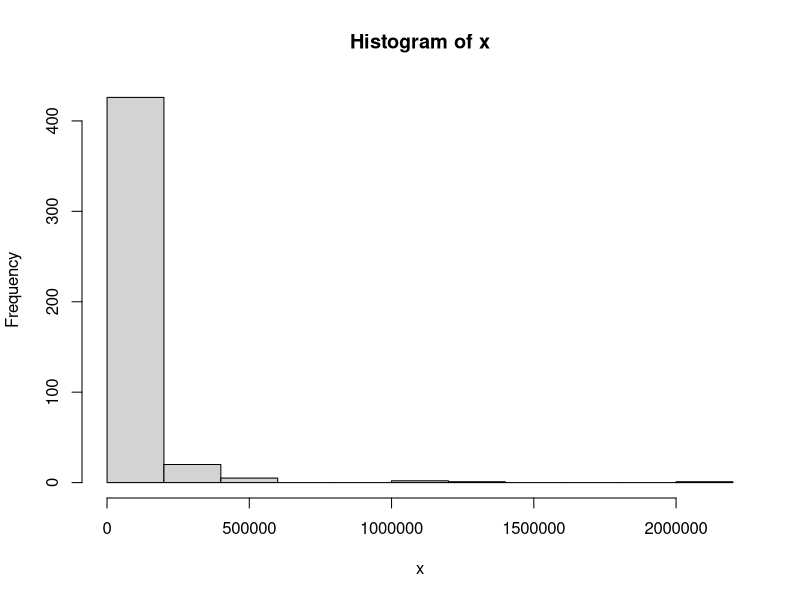
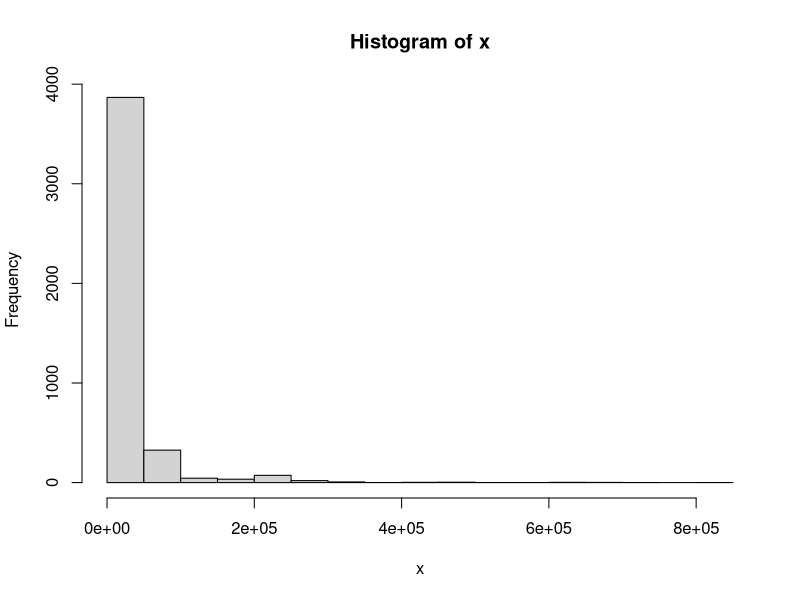
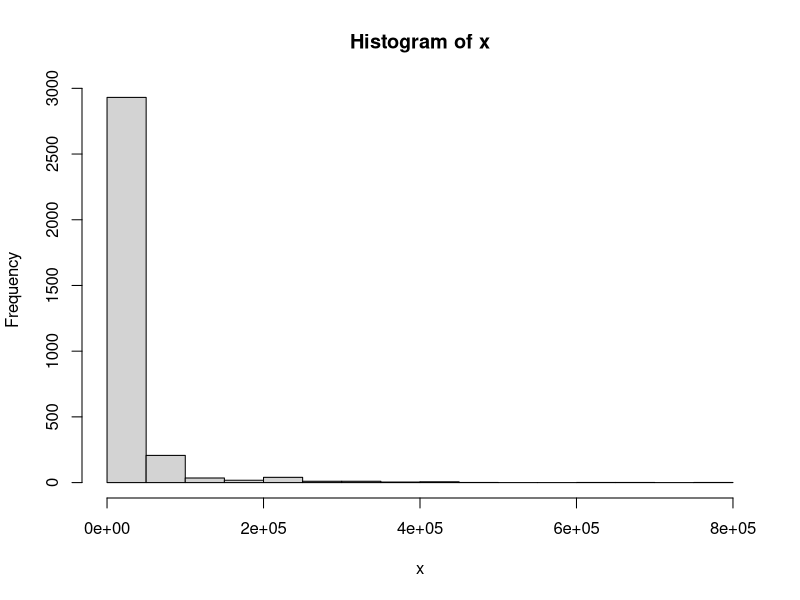
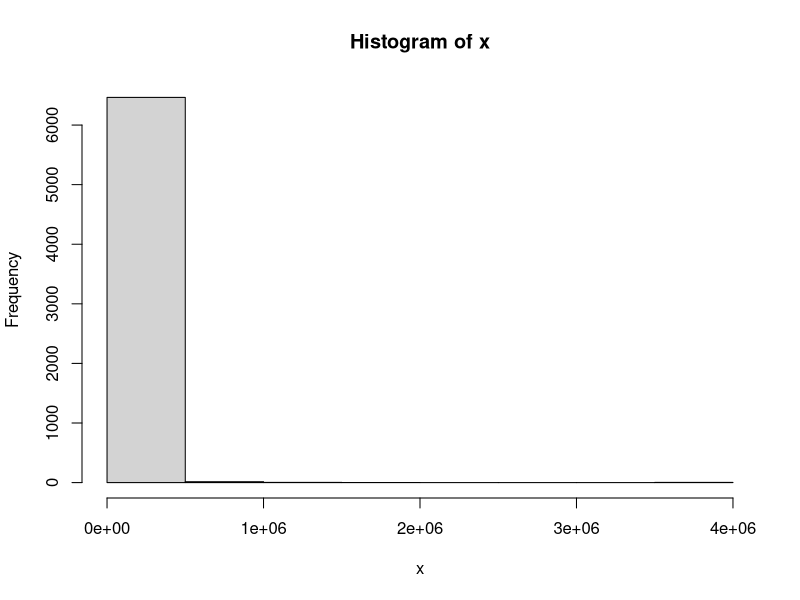
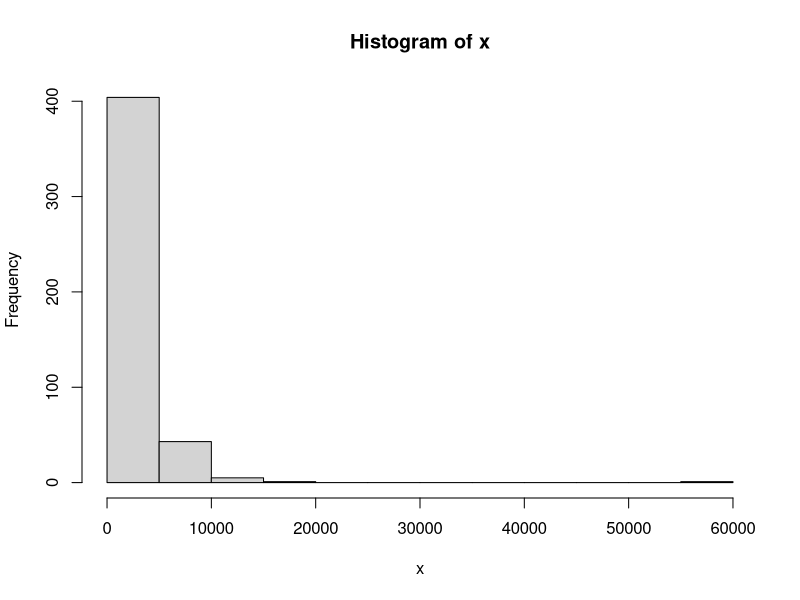
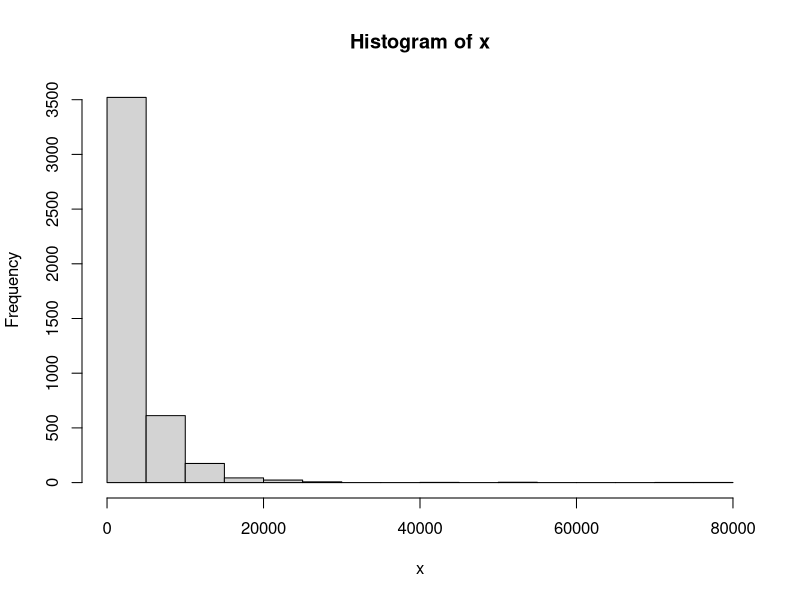
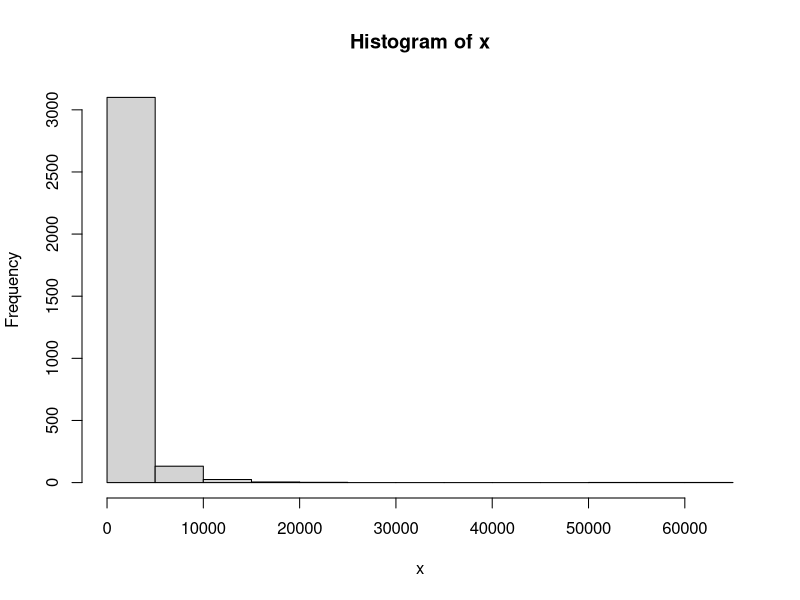
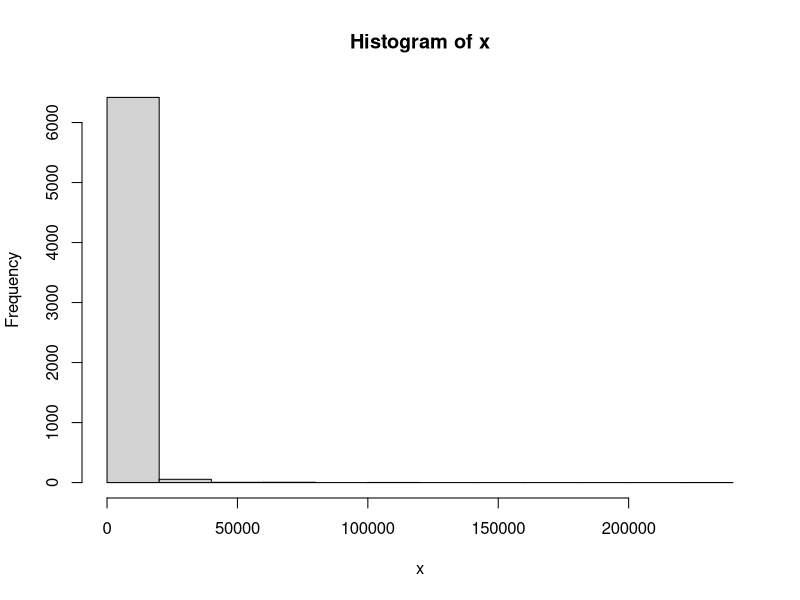

Write R code to recreate these figures, in order.
# Leitura do arquivo
data = read.table("atividade-maquinas-dsc.txt", header = TRUE)

# Funcoes de agregacao

aggregate.tempo <- function(ocioso, funcao.de.agregacao, ...) {
    tempo.por.laboratório = with(data[data$ociosa == ocioso, ],
                                 aggregate(intervalo,
                                           list(laboratorio),
                                           funcao.de.agregacao,
                                           ...)
                                 )
    colnames(tempo.por.laboratório) = c("laboratorio", "x")
    return(tempo.por.laboratório)
}

aggregate.tempo.ocupado <- function(funcao.de.agregacao, ...)
    aggregate.tempo(FALSE, funcao.de.agregacao, ...)

aggregate.tempo.ocioso <- function(funcao.de.agregacao, ...)
    aggregate.tempo(TRUE, funcao.de.agregacao, ...)


# Calculo dos dados da questao

summary.tempo <- function(ocioso) {
    #media
    media = aggregate.tempo(ocioso, mean)
    #mediana
    mediana = aggregate.tempo(ocioso, median)
    #minimo
    minimo = aggregate.tempo(ocioso, min)
    #maximo
    maximo = aggregate.tempo(ocioso, max)
    #1o quartil
    primeiro.quartil = aggregate.tempo(ocioso, quantile, prob = c(0.25))
    #3o quartil
    terceiro.quartil = aggregate.tempo(ocioso, quantile, prob = c(0.75))
    #5 percentil
    cinco.percentil = aggregate.tempo(ocioso, quantile, prob = c(0.05))
    #95 percentil
    noventa.e.cinco.percentil = aggregate.tempo(ocioso, quantile, prob = c(0.95))
    #desvio padrao
    desvio.padrao = aggregate.tempo(ocioso, sd)
    #IQR
    iqr = data.frame(primeiro.quartil$laboratorio, x = (terceiro.quartil$x - primeiro.quartil$x))

    summary.data = cbind(laboratorio = media$laboratorio,
                         media = media$x,
                         mediana = mediana$x,
                         minimo = minimo$x,
                         maximo = maximo$x,
                         primeiro.quartil = primeiro.quartil$x,
                         terceiro.quartil = terceiro.quartil$x,
                         cinco.percentil = cinco.percentil$x,
                         noventa.e.cinco.percentil = noventa.e.cinco.percentil$x,
                         desvio.padrao = desvio.padrao$x,
                         iqr = iqr$x)

    return(summary.data)
}


# Plota os histogramas para cada laboratorio
histogramas.tempo <- function(ocioso)
    by(data[data$ociosa == ocioso, ]$intervalo,
       data[data$ociosa == ocioso, ]$laboratorio,
       function(x) {
           hist(x)
       })

histogramas.tempo(TRUE)
histogramas.tempo(FALSE)


# Duração do intervalo de tempo em que as máquinas estiveram ociosas, agrupadas por laboratório.

# media
# mediana
# minimo e maximo
# 1o e 3o quartis
# 5-percentil e 95-percentil
# desvio padrao
# IQR
summary.tempo.ocioso = summary.tempo(TRUE)

# gerar histograma
# gerar boxplot

# gerar arquivo de texto com tabela de estatísticas
write.table(summary.tempo.ocioso, file = "output-questao1-tempo-ocioso.txt")
# gerar arquivo de imagem com os histogramas
# gerar arquivo de imagem com boxplots


# Duração do intervalo de tempo em que as máquinas estiveram ocupadas, agrupadas por laboratório.

# media
# mediana
# minimo e maximo
# 1o e 3o quartis
# 5-percentil e 95-percentil
# desvio padrao
# IQR
summary.tempo.ocupado = summary.tempo(FALSE)

# gerar histograma
# gerar boxplot

# gerar arquivo de texto com tabela de estatísticas
write.table(summary.tempo.ocupado, file = "output-questao1-tempo-ocupado.txt")
# gerar arquivo de imagem com os histogramas
# gerar arquivo de imagem com boxplots


# Proporção do tempo em que as máquinas estiveram ocupadas (considerando os intervalos medidos),
# agrupadas por laboratório

# media
# mediana
# minimo e maximo
# 1o e 3o quartis
# 5-percentil e 95-percentil
# desvio padrao
# IQR

# gerar histograma
# gerar boxplot

# gerar arquivo de texto com tabela de estatísticas
# gerar arquivo de imagem com os histogramas
# gerar arquivo de imagem com boxplots

# Quantidade de vezes que as máquinas mudaram de estado, agrupadas por laboratório.

# media
# mediana
# minimo e maximo
# 1o e 3o quartis
# 5-percentil e 95-percentil
# desvio padrao
# IQR

# gerar histograma
# gerar boxplot

# gerar arquivo de texto com tabela de estatísticas
# gerar arquivo de imagem com os histogramas
# gerar arquivo de imagem com boxplots
